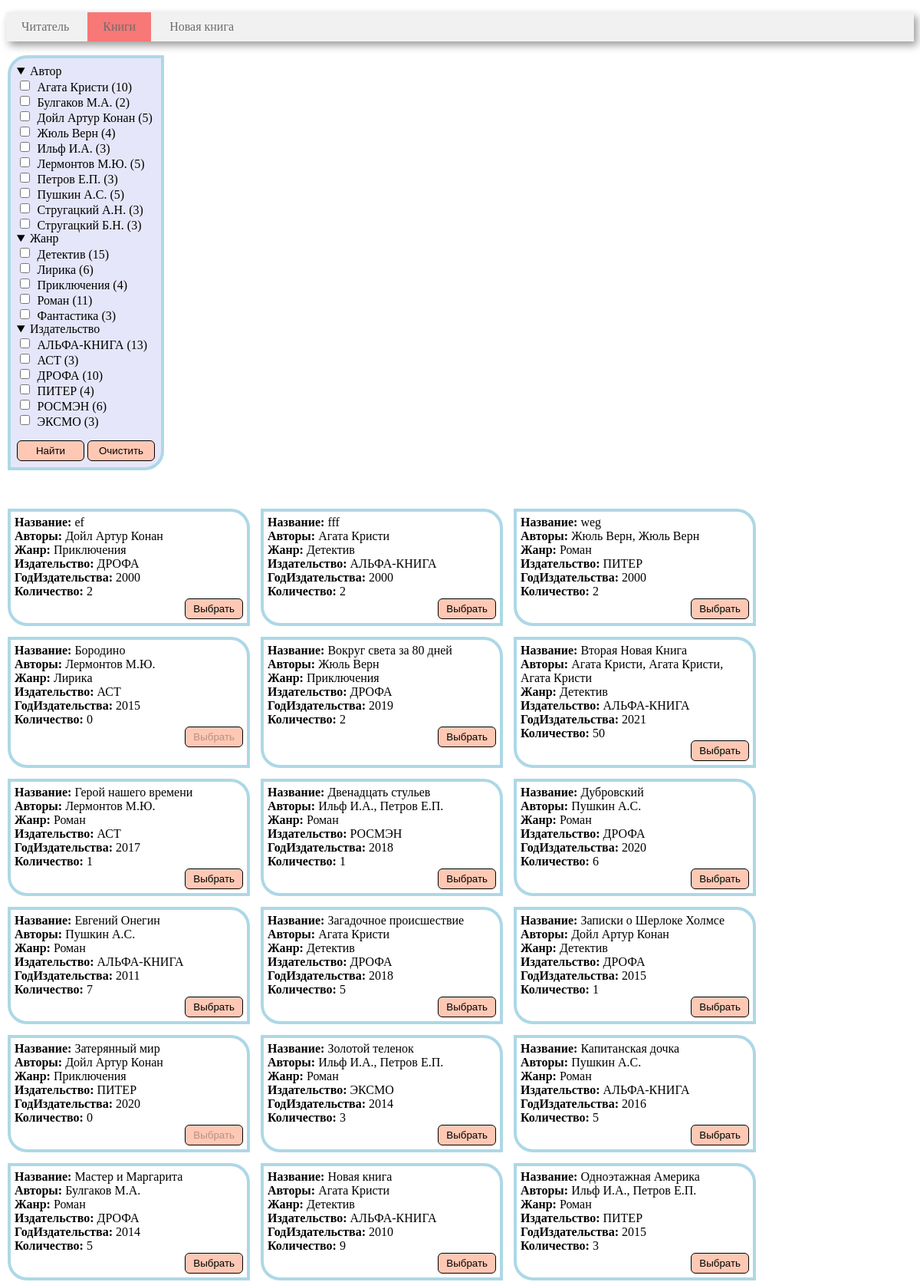
The app's page /book_search (upper part) with its own data.
### tables this page shows
CREATE TABLE author (
       author_id INTEGER PRIMARY KEY AUTOINCREMENT,
	   author_name VARCHAR(30)
);

CREATE TABLE genre (
       genre_id INTEGER PRIMARY KEY AUTOINCREMENT,
	   genre_name VARCHAR(30)
);

CREATE TABLE publisher (
       publisher_id INTEGER PRIMARY KEY AUTOINCREMENT,
	   publisher_name VARCHAR(40)
);

CREATE TABLE book (
      book_id INTEGER PRIMARY KEY AUTOINCREMENT, 
	  title VARCHAR(80),
      genre_id int, 
      publisher_id INT,
      year_publication INT,
      available_numbers INT, 
      FOREIGN KEY (genre_id)  REFERENCES genre (genre_id) ON DELETE CASCADE,
      FOREIGN KEY (publisher_id)  REFERENCES publisher (publisher_id) ON DELETE CASCADE
);

### controllers/book_search.py (the view)
@app.route('/book_search', methods=['get'])
def book_search():
    conn = get_db_connection()
    if request.values.get('book'):
        book_id = request.values.get('book')
        borrow_book(conn, book_id, session['reader_id'])
    if request.values.get('genre'):
        genre_list = request.values.getlist('genre')
    else:
        genre_list = []
    if request.values.get('author'):
        author_list = request.values.getlist('author')
    else:
        author_list = []
    if request.values.get('publisher'):
        publisher_list = request.values.getlist('publisher')
    else:
        publisher_list = []
    create_info(conn)
    df_book_info = get_book_info(conn, genre_list, author_list, publisher_list)
    df_genre = get_genre(conn)
    df_author = get_author(conn)
    df_publisher = get_publisher(conn)
    conn.close()
    html = render_template(
        'book_search.html',
        genre=df_genre,
        author=df_author,
        publisher=df_publisher,
        book_info=df_book_info,
        len=len,
        print=print,
        genre_list=genre_list,
        author_list=author_list,
        publisher_list=publisher_list
    )
    return html

### models/book_search_model.py (called while the page is built)
def get_genre(conn):
    return pd.read_sql("""
 SELECT genre_name,count(b.book_id) as counting
 FROM genre
 join book b on genre.genre_id = b.genre_id
 group by genre_name
 order by genre_name
 """, conn)

def get_author(conn):
    return pd.read_sql("""
 SELECT a.author_name,count(ba.book_id) as counting
 FROM book_author ba
 join author a on ba.author_id = a.author_id
 group by ba.author_id
 order by a.author_name
 """, conn)

def get_publisher(conn):
    return pd.read_sql("""
 SELECT publisher_name, count(b.book_id)
 FROM publisher
 join book b on publisher.publisher_id = b.publisher_id
 group by publisher_name
 order by publisher_name
 """, conn)

def get_book_info(conn, g, a, p):
    genre_list = g
    author_list = a
    publisher_list = p
    df = pd.read_sql("""select * from book_info;""", conn)
    if genre_list:
        df = df[df.Жанр.isin(genre_list)]
    if author_list:
        df1 = pd.read_sql(f'''select author_name, ba.book_id from author
        join book_author ba on author.author_id = ba.author_id;''', conn)
        df1 = df1[df1.author_name.isin(author_list)]
        df = df[df.book_id.isin(df1.book_id)]
    if publisher_list:
        df = df[df.Издательство.isin(publisher_list)]
    df = df.reset_index(drop=True)
    return df

def create_info(conn):
    cur = conn.cursor()
    cur.executescript("""
    drop view if exists book_info;
    """)
    cur.executescript("""
    create view book_info as
                     SELECT b.book_id as book_id, b.title as Название,
                     group_concat(a.author_name, ', ')  as Авторы,
                     g.genre_name as Жанр,   p.publisher_name as Издательство,
                     b.year_publication as ГодИздательства, b.available_numbers as Количество
                     FROM book_author
                     join book b on book_author.book_id = b.book_id
                     join author a on book_author.author_id = a.author_id
                     join genre g on b.genre_id = g.genre_id
                     join publisher p on b.publisher_id = p.publisher_id
                     group by b.title order by b.title;
                     """)
    conn.commit()

### utils.py (called while the page is built)
def get_db_connection():
    return sqlite3.connect('library.sqlite')

### templates/book_search.html (shortened to what this page needs)
<!DOCTYPE html>
<head>
    <link rel="stylesheet" href="/static/css/style.css">
    {% macro render_list(title, name, relation, selected) %}
        <details open>
            <summary>{{ title }}</summary>
            {% set n = len(relation) %}
            {% for i in range(n) %}
                {% if relation.iloc[i][0] in selected %}
                    <input checked type="checkbox" name={{ name }} value='{{ relation.iloc[i][0] }}' id=
                            {{ name }}{{ i }}>
                    <label for={{ name }}{{ i }} class="details_label">{{ relation.iloc[i][0] }}
                        ({{ relation.iloc[i][1] }})</label>
                    <br>
                {% else %}
                    <input type="checkbox" name={{ name }} value='{{ relation.iloc[i][0] }}' id=
                            {{ name }}{{ i }}>
                    <label for={{ name }}{{ i }} class="details_label">{{ relation.iloc[i][0] }}
                        ({{ relation.iloc[i][1] }})</label>
                    <br>
                {% endif %}
            {% endfor %}
        </details>
    {% endmacro %}
    {% macro grid_list(relation, relation_name) %}
        {% set n = len(relation) %}
        {% for i in range(n) %}
            <div class="{{ i }}">
                {% for name in relation.dtypes.index[1:] %}
                    <b>{{ name }}: </b>{{ relation.loc[i][name] }}<br>
                {% endfor %}
                <form method="get">
                    <button type="submit" name={{ relation_name }} class="button"
                            value="{{ relation.loc[i]['book_id'] }}"
                            style="float: right;" {% if relation.loc[i]['Количество'] == 0 %}disabled{% endif %}>
                        Выбрать
                    </button>
                </form>
            </div>
        {% endfor %}
    {% endmacro %}
</head>
<body>
<div class=menu>
    <ul>
        <li><a href={{ url_for("index") }}>Читатель</a></li>
        <li class=active><a href={{ url_for("book_search") }}>Книги</a></li>
        <li><a href={{ url_for("new_book") }}>Новая книга</a></li>
    </ul>
</div>
<div class="container">
    <div class="form">
        <form>
            {{ render_list("Автор", "author", author, author_list) }}
            {{ render_list("Жанр", "genre", genre, genre_list) }}
            {{ render_list("Издательство", "publisher", publisher, publisher_list) }}
            <p>
                <input type="submit" class="button" value="Найти" style="float: left; display: inline; width: 88px;">
            </p>
        </form>
        <form action="{{ url_for('book_search') }}" method="get" style="float: right; display: inline;">
            <input type="submit" class="button" value="Очистить" style="width: 88px;">
        </form>
    </div>
    <div>
        <p>
        <div class="grid">
            {{ grid_list(book_info, 'book') }}
        </div>
    </div>
</div>
</body>
</html>

### static/css/style.css (style rules this page uses)
.menu { background-color: #f1f1f1; box-shadow: 4px 5px 10px rgba(0, 0, 0, 0.4); width: 100%; }
.menu li { display: inline-block; vertical-align: top; color: #6f6d6d; padding: 10px; }
.menu a { text-decoration: none; color: #6f6d6d; padding: 10px; }
.menu ul { padding: 0; }
.active { background-color: #f87777; color: #f8f8f8; }
input { width: auto; padding: 5px; border-radius: 4px; text-align: center; }
.container { display: flex; flex-direction: row; flex-wrap: wrap; grid-gap: 30px; }
.button { cursor: pointer; background-color: #ffc8b4; border: 1px solid black; border-radius: 6px; padding: 5px 10px; }
.grid { display: grid; grid-template-columns: repeat(3, 320px); grid-auto-rows: auto; grid-gap: 10px; }
.grid > * { margin: 2px; border: 4px solid lightblue; padding: 5px; border-radius: 0 25px; }
.form { margin: 2px; border: 4px solid lightblue; padding: 8px; border-radius: 25px 0; background: lavender; width: 180px; height: fit-content; }
.details_label { cursor: pointer; padding: 2.5px; border-radius: 6px; width: max-content; }

### records on screen
author: author_name "Агата Кристи", iloc "10"
author: author_name "Булгаков М.А.", iloc "2"
author: author_name "Дойл Артур Конан", iloc "5"
author: author_name "Жюль Верн", iloc "4"
author: author_name "Ильф И.А.", iloc "3"
author: author_name "Лермонтов М.Ю.", iloc "5"
author: author_name "Петров Е.П.", iloc "3"
author: author_name "Пушкин А.С.", iloc "5"
author: author_name "Стругацкий А.Н.", iloc "3"
author: author_name "Стругацкий Б.Н.", iloc "3"
genre: genre_name "Детектив", iloc "15"
genre: genre_name "Лирика", iloc "6"
genre: genre_name "Приключения", iloc "4"
genre: genre_name "Роман", iloc "11"
genre: genre_name "Фантастика", iloc "3"
publisher: publisher_name "АЛЬФА-КНИГА", iloc "13"
publisher: publisher_name "АСТ", iloc "3"
publisher: publisher_name "ДРОФА", iloc "10"
publisher: publisher_name "ПИТЕР", iloc "4"
publisher: publisher_name "РОСМЭН", iloc "6"
publisher: publisher_name "ЭКСМО", iloc "3"
book: title "ef"
book: title "fff"
book: title "weg"
book: title "Бородино"
book: title "Вокруг света за 80 дней"
book: title "Вторая Новая Книга"
book: title "Герой нашего времени"
book: title "Двенадцать стульев"
book: title "Дубровский"
book: title "Евгений Онегин"
book: title "Загадочное происшествие"
book: title "Записки о Шерлоке Холмсе"
book: title "Затерянный мир"
book: title "Золотой теленок"
book: title "Капитанская дочка"
book: title "Мастер и Маргарита"
book: title "Новая книга"
book: title "Одноэтажная Америка"

### other values on screen
{{ title }} "Автор Жанр Издательство"
{{ name }} "Название" "Авторы" "Жанр" "Издательство" "ГодИздательства" "Количество" "Название" "Авторы" "Жанр" "Издательство" "ГодИздательства" "Количество" "Название" "Авторы" "Жанр" "Издательство" "ГодИздательства" "Количество" "Название" "Авторы" "Жанр" "Издательство" "ГодИздательства" "Количество" "Название" "Авторы" "Жанр" "Издательство" "ГодИздательства" "Количество" "Название" "Авторы" "Жанр" "Издательство" "ГодИздательства" "Количество" "Название" "Авторы" "Жанр" "Издательство" "ГодИздательства" "Количество" "Название" "Авторы" "Жанр" "Издательство" "ГодИздательства" "Количество" "Название" "Авторы" "Жанр" "Издательство" "ГодИздательства" "Количество" "Название" "Авторы" "Жанр" "Издательство" "ГодИздательства" "Количество" "Название" "Авторы" "Жанр" "Издательство" "ГодИздательства" "Количество" "Название" "Авторы" "Жанр" "Издательство" "ГодИздательства" "Количество" "Название" "Авторы" "Жанр" "Издательство" "ГодИздательства" "Количество" "Название" "Авторы" "Жанр" "Издательство" "ГодИздательства" "Количество" "Название" "Авторы" "Жанр" "Издательство" "ГодИздательства" "Количество" "Название" "Авторы" "Жанр" "Издательство" "ГодИздательства" "Количество" "Название" "Авторы" "Жанр" "Издательство" "ГодИздательства" "Количество" "Название" "Авторы" "Жанр" "Издательство" "ГодИздательства" "Количество"
{{ relation.loc[i][name] }} "Дойл Артур Конан" "Приключения" "ДРОФА" "2000" "2" "Агата Кристи" "Детектив" "АЛЬФА-КНИГА" "2000" "2" "Жюль Верн, Жюль Верн" "Роман" "ПИТЕР" "2000" "2" "Лермонтов М.Ю." "Лирика" "АСТ" "2015" "0" "Жюль Верн" "Приключения" "ДРОФА" "2019" "2" "Агата Кристи, Агата Кристи, Агата Кристи" "Детектив" "АЛЬФА-КНИГА" "2021" "50" "Лермонтов М.Ю." "Роман" "АСТ" "2017" "1" "Ильф И.А., Петров Е.П." "Роман" "РОСМЭН" "2018" "1" "Пушкин А.С." "Роман" "ДРОФА" "2020" "6" "Пушкин А.С." "Роман" "АЛЬФА-КНИГА" "2011" "7" "Агата Кристи" "Детектив" "ДРОФА" "2018" "5" "Дойл Артур Конан" "Детектив" "ДРОФА" "2015" "1" "Дойл Артур Конан" "Приключения" "ПИТЕР" "2020" "0" "Ильф И.А., Петров Е.П." "Роман" "ЭКСМО" "2014" "3" "Пушкин А.С." "Роман" "АЛЬФА-КНИГА" "2016" "5" "Булгаков М.А." "Роман" "ДРОФА" "2014" "5" "Агата Кристи" "Детектив" "АЛЬФА-КНИГА" "2010" "9" "Ильф И.А., Петров Е.П." "Роман" "ПИТЕР" "2015" "3"
